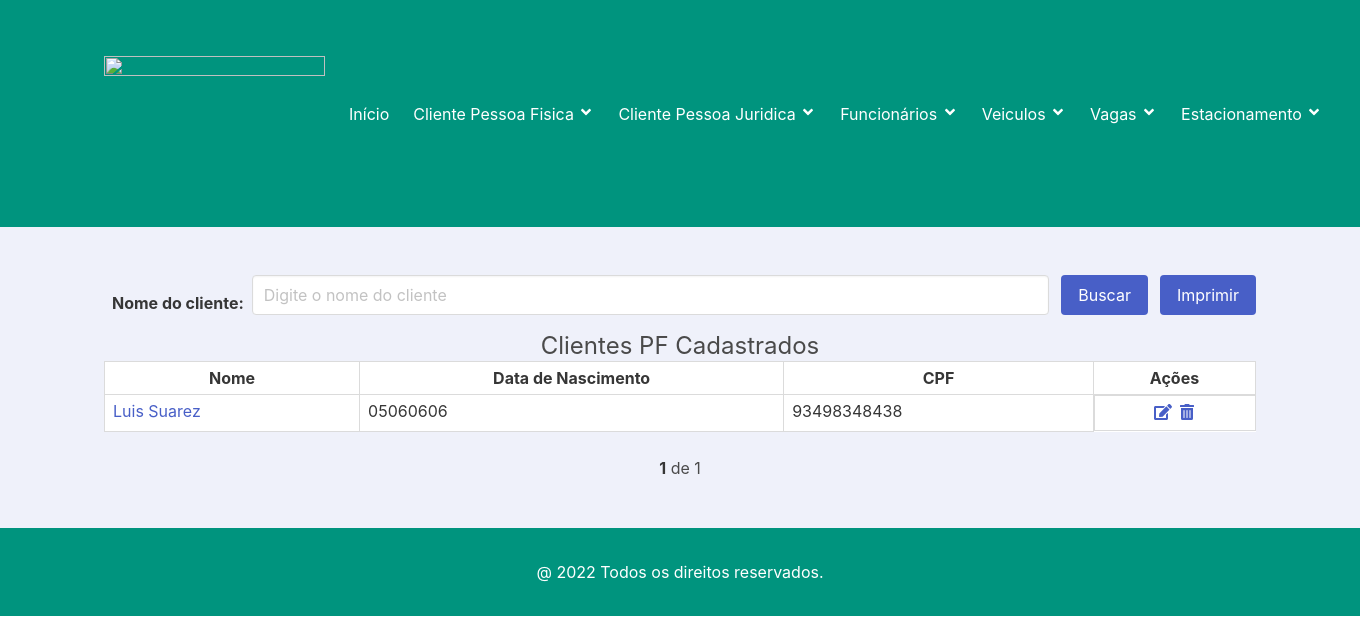
/clientespf, run on an earlier commit of the app's database.
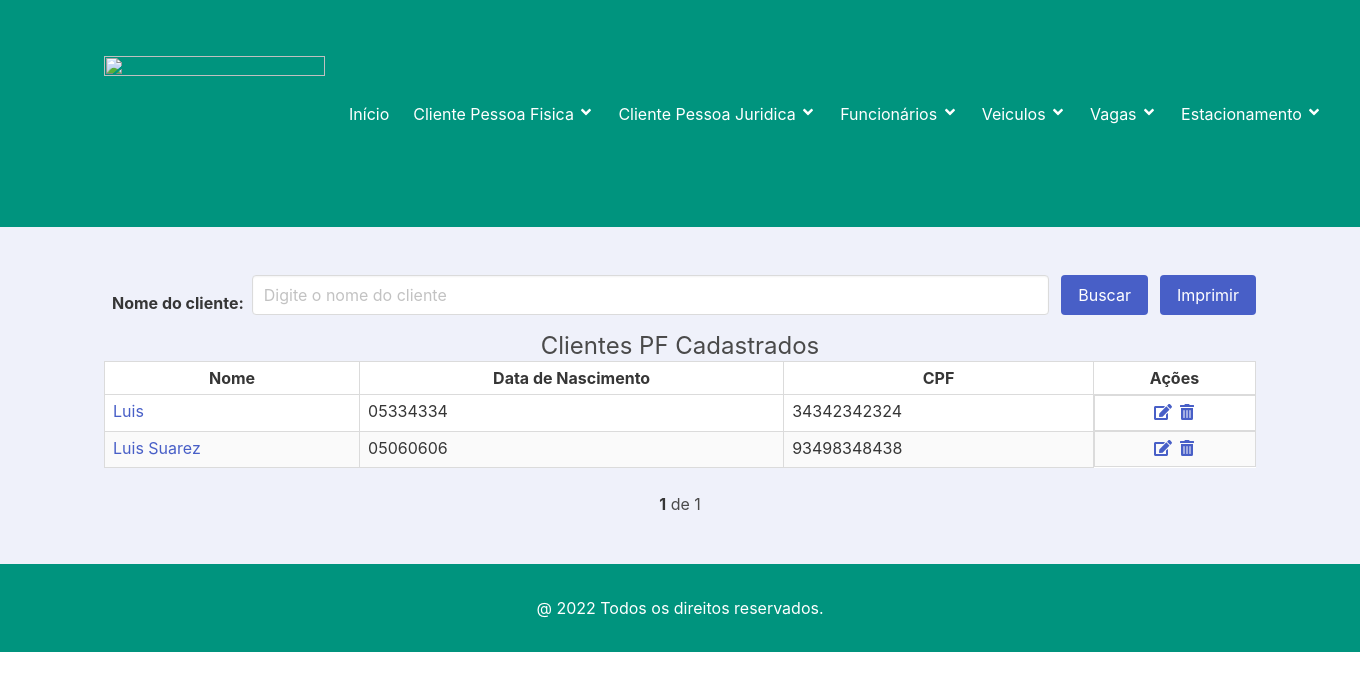
And on a later commit of the database.
### clientepf/models.py (models this page shows, shortened)
class Clientepf(Pessoa):
    cpf = models.CharField('CPF', max_length=11, help_text='Número do CPF')
    class Meta:
        verbose_name = 'Clientepf'
        verbose_name = 'Clientespf'
        ordering = ['nome', ]

### home/models.py (models this page shows, shortened)
class Pessoa(models.Model):
    nome = models.CharField('Nome', max_length=50, help_text='Nome completo')
    datanascimento = models.CharField('Data de Nascimento', max_length=8, help_text='Data de nascimento')
    foto = StdImageField('Foto', upload_to='pessoas', variations={'thumbnail': {'width': 100, 'height': 100,
                                                                                'crop': True}}, delete_orphans=True,
                         null=True, blank=True)
    class Meta:
        verbose_name = "Pessoa"

### clientepf/views.py (the view)
# urls.py: path('clientespf', ClientespfView.as_view(), name='clientespf'),
class ClientespfView(ListView):
    model = Clientepf
    template_name = 'clientespf.html'
    def get_queryset(self, *args, **kwargs):
        buscar = self.request.GET.get('buscar')
        qs = super(ClientespfView, self).get_queryset(*args, **kwargs)
        if buscar:
            qs = qs.filter(nome__icontains=buscar)
        if qs.count() > 0:
            paginator = Paginator(qs, 10)
            listagem = paginator.get_page(self.request.GET.get('page'))
            return listagem
        else:
            return messages.info(self.request, "Não existem clientes cadastrados!")
    def get(self, *args, **kwargs):
        if self.request.GET.get('imprimir') == 'pdf':
            html_pdf = HtmlToPdf(arquivo='clientespf_pdf', qs=self.get_queryset())
            return html_pdf.response
        else:
            return super(ClientespfView, self).get(*args, **kwargs)

### clientepf/templates/clientespf.html (shortened to what this page needs)
{% extends "base.html" %}
{% load static %}
{% block content %}
<section class="section has-background-link-light">
    <div class="container">
        <form id="form ListaClientespf" action="" method="GET">
            <div class="field is-grouped is-flex is align-items-center is-flex-wrap-wrap">
                <label class="label p-2 mt-2">Nome do cliente:</label>
                <div class="control is-expanded">
                    <input class="input" type="text" name="buscar" value="{{ request.GET.buscar }}"
                           placeholder="Digite o nome do cliente">
                </div>
                <div class="control">
                    <button type="button" class="button is-link" onclick="geraPdf('', 'formListaClientespf');">
                        Buscar
                    </button>
                </div>
                {% if object_list %}
                <div class="control">
                    <button type="button" class="button is-link" onclick="geraPdf('pdf', 'formListaClientespf');">
                        Imprimir
                    </button>
                </div>
                {% endif %}
            </div>
        </form>
        {% if object_list %}
        <div style="text-align: center;"><h1 class="subtitle is-size-4">Clientes PF Cadastrados</h1></div>
        <div class="table">
            <table class="table is-table is-bordered is-striped is-narrow is-hoverable is-fullwidth">
                <thead>
                <tr>
                    <th class="has-text-centered">Nome</th>
                    <th class="has-text-centered">Data de Nascimento</th>
                    <th class="has-text-centered">CPF</th>
                    <th class="has-text-centered" style="widht: 100px;">Ações</th>
                </tr>
                </thead>
                <tbody>
                {% for clientepf in object_list %}
                <tr>
                    <td><a href="" data-toggle="modal" class="modal-target"
                           data-bulma-modal="modal{{clientepf.id}}" id="modal{{clientepf.id}}">
                        {{ clientepf.nome }} </a></td>
                    <td> {{ clientepf.datanascimento }}</td>
                    <td> {{ clientepf.cpf }}</td>
                    <td class="has-text--centered is-flex is-flex-wrap-nowrap is-justify-content-center">
                        <a href="{% url 'clientepf_editar' clientepf.pk %}">
                            <span class="icon">
                                <i class="fas fa-edit"></i>
                            </span>
                        </a>
                        <a href="{% url 'clientepf_apagar' clientepf.pk %}">
                            <span class="icon">
                                <i class="fas fa-trash-alt"></i>
                            </span>
                        </a>
                    </td>
                </tr>
                {% endfor %}
                </tbody>
            </table>
        </div>
        {% include "paginator.html" %}
    </div>
</section>
{% endif %}
{% endblock %}

What changed in the data, as far as the page shows it:
added Clientepf: nome "Luis", datanascimento "05334334", cpf "34342342324"
